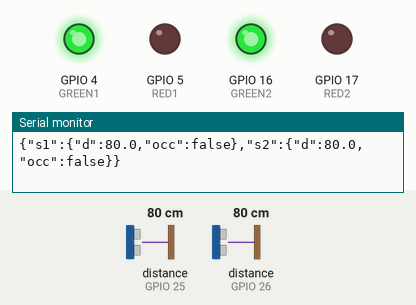
Bench run of a sketch on a simulated ESP32. Parts: output pins drawn as LEDs (lit = HIGH), the last lines printed to the serial monitor. Wiring (inferred from the names in the program): 2 × ultrasonic range finder: trigger GPIO 13, echo GPIO 25 / trigger GPIO 14, echo GPIO 26. Inputs (shaded band) come from the test bench; at power-on: distance to the obstacle (sensors on GPIO 25, GPIO 26) 80 cm. The echo pulse lasts 58.3 µs per cm; pins used as bus, display or sensor lines are not drawn.

Above: at 1.4 s.
1.5 s: distance to the obstacle (sensor on GPIO 25) set to 12 cm
3.0 s: distance to the obstacle (sensor on GPIO 25) set to 9 cm
At 3.9 s:
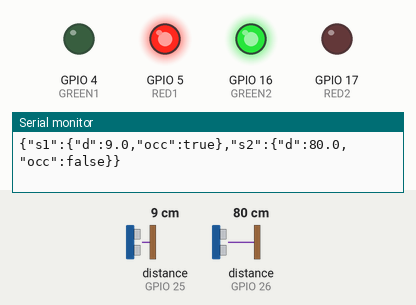
4.7 s: distance to the obstacle (sensor on GPIO 26) set to 12 cm
6.2 s: distance to the obstacle (sensor on GPIO 26) set to 9 cm
At 6.9 s:
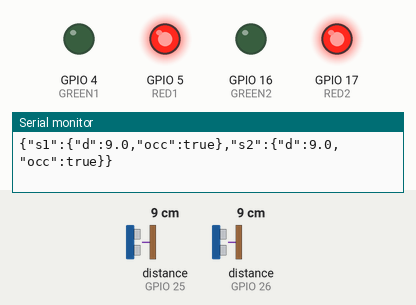
8.0 s: distance to the obstacle (sensor on GPIO 25) set to 18 cm
At 8.7 s:
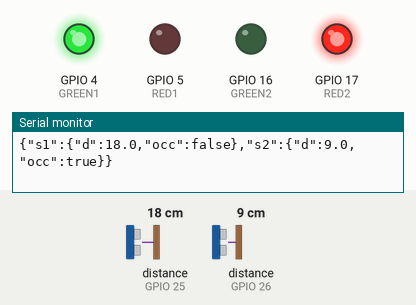
9.5 s: distance to the obstacle (sensor on GPIO 25) set to 2 cm
At 10.6 s:
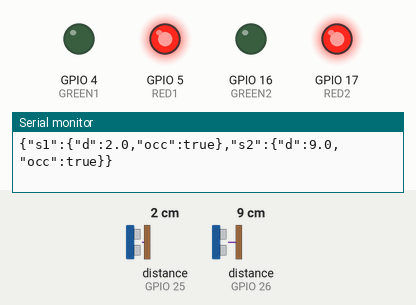
Timing chart, 0 to 12.1 s (numbered marks = the images above; inputs shaded):
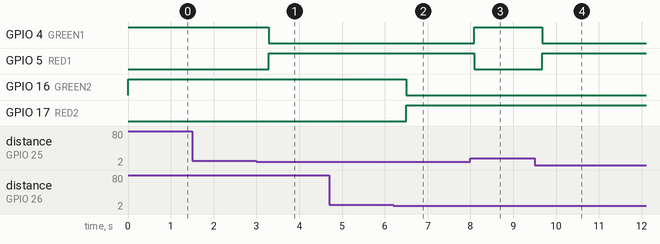

Measured:
- the behaviour switches between 11 and 10 cm on distance to the obstacle (sensor on GPIO 25) (found by bisection; images 0 and 1)
- the behaviour switches between 11 and 10 cm on distance to the obstacle (sensor on GPIO 26) (found by bisection; images 1 and 2)
- after the input at 3.0 s, GPIO 4 (GREEN1): HIGH → LOW after 0.29 s; GPIO 5 (RED1): LOW → HIGH after 0.29 s
- after the input at 6.2 s, GPIO 16 (GREEN2): HIGH → LOW after 0.31 s; GPIO 17 (RED2): LOW → HIGH after 0.31 s
- after the input at 8.0 s, GPIO 4 (GREEN1): LOW → HIGH after 0.09 s; GPIO 5 (RED1): HIGH → LOW after 0.09 s
- after the input at 9.5 s, GPIO 4 (GREEN1): HIGH → LOW after 0.18 s; GPIO 5 (RED1): LOW → HIGH after 0.18 s

The sketch:

esp32_parking_usb_serial.ino
```cpp
// ============================================================
// PARKPULSE IoT — 2-Slot Smart Parking System (USB Serial Mode)
// Target Board: ESP32 DevKit V1
// Baud Rate:    115200 baud
//
// Streams machine-readable JSON telemetry directly over USB Serial
// to the Python Serial Bridge (COM15 -> localhost:1883 MQTT).
// ============================================================

// ------------------------------------------------------------
// Hardware Pinout (Your Exact Wiring Preserved)
// ------------------------------------------------------------

// -------- Slot 1 --------
const int TRIG1  = 13;
const int ECHO1  = 25;
const int GREEN1 = 4;
const int RED1   = 5;

// -------- Slot 2 --------
const int TRIG2  = 14;
const int ECHO2  = 26;
const int GREEN2 = 16;
const int RED2   = 17;

// Distance threshold (cm)
// If vehicle is closer than 10 cm -> OCCUPIED
const float DISTANCE_THRESHOLD = 10.0;

// ------------------------------------------------------------
// Median-filtered Distance Measurement
// ------------------------------------------------------------
float readSingleDistance(int trigPin, int echoPin) {
  digitalWrite(trigPin, LOW);
  delayMicroseconds(2);
  digitalWrite(trigPin, HIGH);
  delayMicroseconds(10);
  digitalWrite(trigPin, LOW);

  long duration = pulseIn(echoPin, HIGH, 30000); // 30ms timeout (~5m max)
  if (duration == 0) return -1.0;
  return (duration * 0.0343 / 2.0);
}

float getFilteredDistance(int trigPin, int echoPin) {
  // Take 3 quick samples for noise rejection
  float s1 = readSingleDistance(trigPin, echoPin);
  delay(10);
  float s2 = readSingleDistance(trigPin, echoPin);
  delay(10);
  float s3 = readSingleDistance(trigPin, echoPin);

  // Return median
  if ((s1 >= s2 && s1 <= s3) || (s1 <= s2 && s1 >= s3)) return s1;
  if ((s2 >= s1 && s2 <= s3) || (s2 <= s1 && s2 >= s3)) return s2;
  return s3;
}

// ------------------------------------------------------------
// Setup
// ------------------------------------------------------------
void setup() {
  Serial.begin(115200);

  // Configure ultrasonic pins
  pinMode(TRIG1, OUTPUT);
  pinMode(ECHO1, INPUT);
  pinMode(TRIG2, OUTPUT);
  pinMode(ECHO2, INPUT);

  // Configure LED indicator pins
  pinMode(GREEN1, OUTPUT);
  pinMode(RED1,   OUTPUT);
  pinMode(GREEN2, OUTPUT);
  pinMode(RED2,   OUTPUT);

  // Initially set both bays to FREE (Green ON, Red OFF)
  digitalWrite(GREEN1, HIGH);
  digitalWrite(RED1,   LOW);
  digitalWrite(GREEN2, HIGH);
  digitalWrite(RED2,   LOW);

  delay(200);
}

// ------------------------------------------------------------
// Main Loop
// ------------------------------------------------------------
void loop() {
  // Read both parking bay sensors
  float d1 = getFilteredDistance(TRIG1, ECHO1);
  delay(20);
  float d2 = getFilteredDistance(TRIG2, ECHO2);

  // Determine occupancy based on 10 cm threshold
  bool occ1 = (d1 > 0 && d1 < DISTANCE_THRESHOLD);
  bool occ2 = (d2 > 0 && d2 < DISTANCE_THRESHOLD);

  // Update physical LEDs immediately on breadboard
  digitalWrite(GREEN1, occ1 ? LOW : HIGH);
  digitalWrite(RED1,   occ1 ? HIGH : LOW);

  digitalWrite(GREEN2, occ2 ? LOW : HIGH);
  digitalWrite(RED2,   occ2 ? HIGH : LOW);

  // Substitute default distance (150 cm) if sensor times out / unobstructed
  float dist1_report = (d1 > 0) ? d1 : 150.0;
  float dist2_report = (d2 > 0) ? d2 : 150.0;

  // Output standardized single-line JSON directly over USB Serial
  // Example: {"s1":{"d":8.5,"occ":true},"s2":{"d":150.0,"occ":false}}
  Serial.print("{\"s1\":{\"d\":");
  Serial.print(dist1_report, 1);
  Serial.print(",\"occ\":");
  Serial.print(occ1 ? "true" : "false");
  Serial.print("},\"s2\":{\"d\":");
  Serial.print(dist2_report, 1);
  Serial.print(",\"occ\":");
  Serial.print(occ2 ? "true" : "false");
  Serial.println("}}");

  // Sample every 250 ms for smooth sub-second web updates
  delay(250);
}
```
